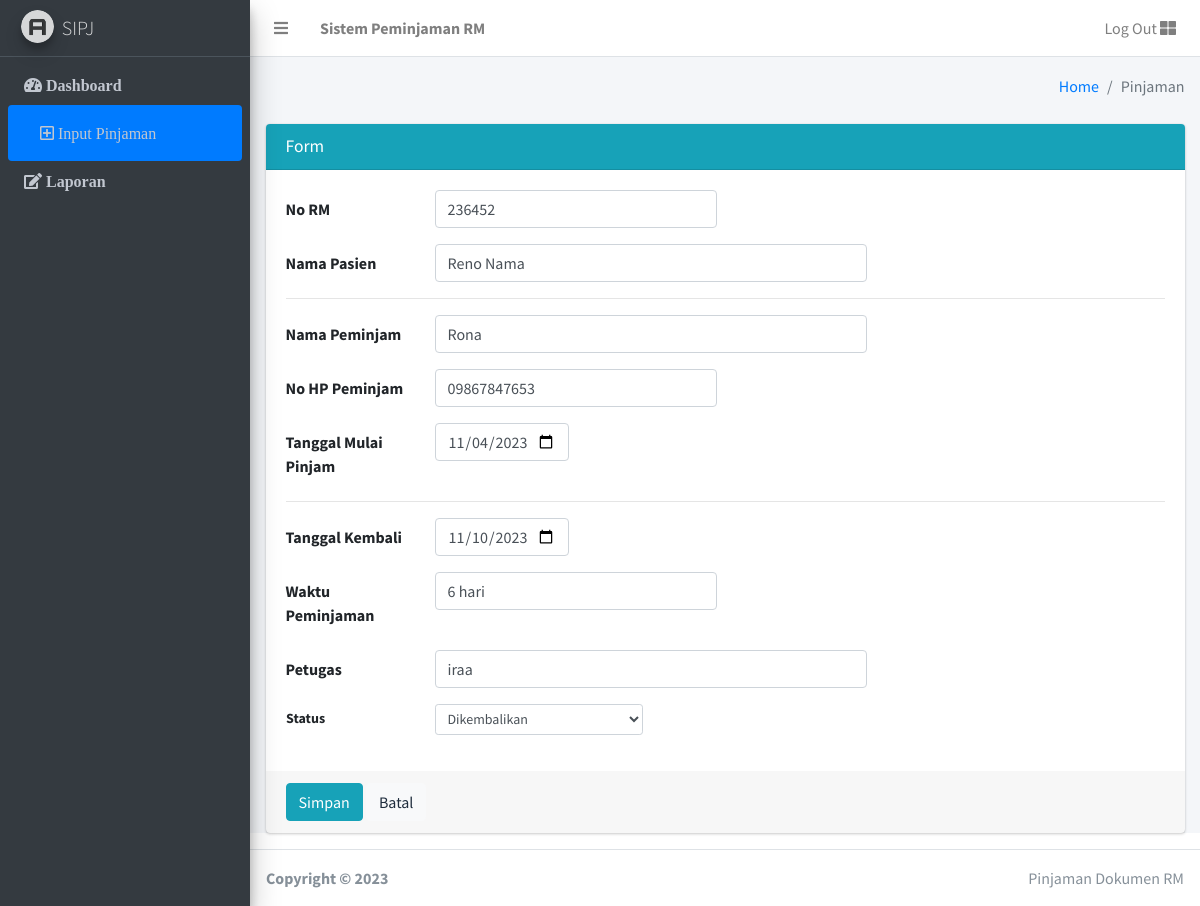
Page /index.php/pinjam/Pinjaman/edit/1 on the committed database.
### tables this page shows
CREATE TABLE `tb_pinjaman` (
  `id_data_pinjam` int(4) NOT NULL,
  `no_rm` varchar(8) NOT NULL,
  `nama_pasien` varchar(100) NOT NULL,
  `nama_peminjam` varchar(100) NOT NULL,
  `no_hp` varchar(20) NOT NULL,
  `tanggal_pinjam` date NOT NULL,
  `tanggal_kembali` date NOT NULL,
  `waktu_peminjaman` varchar(20) NOT NULL,
  `petugas` varchar(100) NOT NULL,
  `status` varchar(50) NOT NULL
);

### application/controllers/pinjam/Pinjaman.php (called while the page is built, shortened)
<?php
class Pinjaman extends CI_Controller {
		public function edit($id_data_pinjam) {
			$where = array ('id_data_pinjam' =>$id_data_pinjam);
			$data['edit_pinjaman'] = $this->M_edit->edit_data($where, 'tb_pinjaman')->result();
			$this->load->view('pinjam/header');
			$this->load->view('pinjam/v_pinjaman_edit',$data);
			$this->load->view('pinjam/footer');
		}
}

### index.php (called while the page is built, shortened)
<?php
require_once BASEPATH.'core/CodeIgniter.php';

### application/models/M_edit.php (called while the page is built, shortened)
<?php
    class M_edit extends CI_model {
        public function edit_data($where, $table)   {
            return $this->db->get_where($table,$where);
        }
    }
?>

### application/views/pinjam/v_pinjaman_edit.php (the view, shortened to what this page needs)
<div class="content-wrapper">
    <div class="content-header">
      <div class="container-fluid">
        <div class="row mb-2">
          <div class="col-sm-6">
          </div>
          <div class="col-sm-6">
            <ol class="breadcrumb float-sm-right">
              <li class="breadcrumb-item"><a href="#">Home</a></li>
              <li class="breadcrumb-item active">Pinjaman</li>
            </ol>
          </div>
        </div>
      </div>
    </div>
    <section class="content">
      <div class="container-fluid">
        <div class="card card-info">
              <div class="card-header">
                <h3 class="card-title">Form</h3>
              </div>
              <?php foreach ($edit_pinjaman as $data) { ?>
              <?php echo form_open_multipart('pinjam/Pinjaman/update'); ?>
                <div class="card-body">
                  <div class="form-group row">
                    <label for="inputEmail3" class="col-sm-2 col-form-label">No RM</label>
                    <div class="col-sm-4">
                      <input type="text" class="form-control" name="no_rm" value="<?php echo $data->no_rm ?>" >
                    </div>
                  </div>
                  <div class="form-group row">
                    <label for="inputEmail3" class="col-sm-2 col-form-label">Nama Pasien</label>
                    <div class="col-sm-6">
                      <input type="text" class="form-control" name="nama_pasien" value="<?php echo $data->nama_pasien ?>">
                    </div>
                  </div>
                  <hr>
                  <div class="form-group row">
                    <label for="inputEmail3" class="col-sm-2 col-form-label">Nama Peminjam</label>
                    <div class="col-sm-6">
                      <input type="text" class="form-control" name="nama_peminjam" value="<?php echo $data->nama_peminjam ?>" >
                    </div>
                  </div>
                  <div class="form-group row">
                    <label for="inputEmail3" class="col-sm-2 col-form-label">No HP Peminjam</label>
                    <div class="col-sm-4">
                      <input type="number" class="form-control" name="no_hp" value="<?php echo $data->no_hp ?>" >
                    </div>
                  </div>
                  <div class="form-group row">
                    <label for="inputEmail3" class="col-sm-2 col-form-label">Tanggal Mulai Pinjam</label>
                    <div class="col-sm-2">
                      <input type="date" class="form-control" name="tanggal_pinjam" value="<?php echo $data->tanggal_pinjam ?>" >
                    </div>
                  </div>
                  <hr>
                  <div class="form-group row">
                    <label for="inputEmail3" class="col-sm-2 col-form-label">Tanggal Kembali</label>
                    <div class="col-sm-2">
                      <input type="date" class="form-control" name="tanggal_kembali" value="<?php echo $data->tanggal_kembali ?>" >
                    </div>
                  </div>
                  <div class="form-group row">
                    <label for="inputEmail3" class="col-sm-2 col-form-label">Waktu Peminjaman</label>
                    <div class="col-sm-4">
                      <input type="text" class="form-control" name="waktu_peminjaman" value="<?php echo $data->waktu_peminjaman ?>" >
                    </div>
                  </div>
                  <div class="form-group row">
                    <label for="inputEmail3" class="col-sm-2 col-form-label">Petugas</label>
                    <div class="col-sm-6">
                      <input type="text" class="form-control" name="petugas" value="<?php echo $data->petugas ?>" >
                    </div>
                  </div>
                  <div class="form-group row">
                    <label class="col-sm-2 col-form-label form-control-sm">Status</label>
                      <div class="col-sm-3">
                        <select class="form-control form-control-sm" name="status" >
                        <option <?php if($data->status=='Dikembalikan'){echo 'selected';}?> value="Dikembalikan">Dikembalikan</option>
                        </select>
                      </div>
                      </div>
                </div>
                <div class="card-footer">
                  <button type="submit" class="btn btn-info">Simpan</button>
                  <a href="<?php echo base_url().'pinjam/Pinjaman/index/' ?>" class="btn btn-light">Batal</a>
                </div>
                <?php echo form_close(); ?>
               <?php } ?>
            </div>
      </div>
    </section>
  </div>

### rows in the picture
tb_pinjaman: no_rm "236452", nama_pasien "Reno Nama", nama_peminjam "Rona", no_hp "09867847653", tanggal_pinjam "11/04/2023", tanggal_kembali "11/10/2023", waktu_peminjaman "6 hari", petugas "iraa", status "Dikembalikan"
